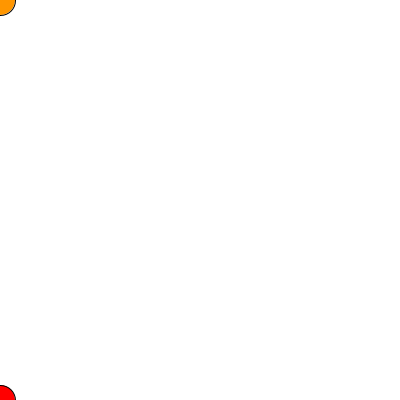
Frame 1 (no input)
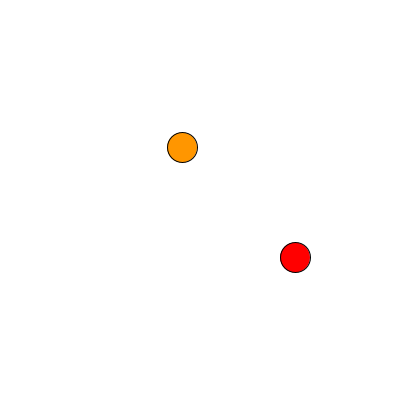
Frame 60 (the mouse pressed at the canvas centre just before this capture)
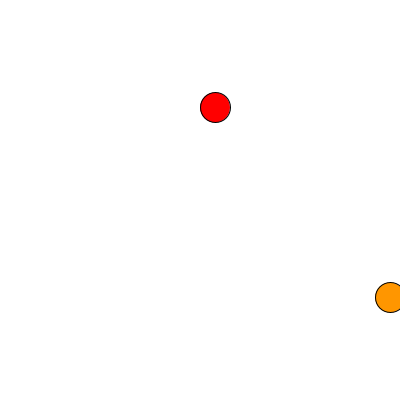
Frame 120 (the mouse held since frame 60 and released just before this capture)

The Processing sketch that drew these frames (run headless with seeded random() and noise(); from frame 60 on, the mouse is pressed at the canvas centre):

// Processing sketch: aaa_bouncing_balls_and_comments_about_Class_and_Objects
// ── aaa_bouncing_balls_and_comments_about_Class_and_Objects.pde
class Ball{ // A class is something that has data for our object and the functionality(methods) of it.
  // Data
  float x;
  float y;
  float xspeed;
  float yspeed;
  
  // Constructor
  // The Constructor is the moment the object is born, so when we give it these parameters we tell it to be born
  // with these values from the start.
  Ball(float xstart, float ystart, float speedX, float speedY){
    x = xstart;
    y = ystart;
    xspeed = speedX;
    yspeed = speedY;
  }
   
   // Method for displaying the ball, its width, height and color
   void displayBall(float w, float h, color c){
     stroke(0);
     fill(c);
     ellipse(x,y,w,h);
   }
   // Method for the speed of the ball, both on the x-axis and y-axis
   void speed(){
     println(xspeed);
     x = x + xspeed;
     y = y + yspeed;
   }
   // Method for checking when the balls hit the edges, if they hit either the left or right edge they will bounce
   // back, and if they hit either the top or bottom they will also bounce back.
   void checkEdges(){
     if(x > width || x < 0){
       xspeed = xspeed * -1;
     }
     if(y > height || y < 0){
       yspeed = yspeed * -1;
     }
   }
}

// ── Call_ball.pde
// Declaring the object "b" and "b2" and giving them the type of Ball, Ball is a type we made.
Ball b;
Ball b2;

void setup(){
  // We initialize our object. "b" and "b2" are both new instances of our "Ball" object.
  size(400,400);
  // The Ball() part is calling our constructor that we made in our Class Ball.
  b = new Ball(0,0,second(),2.5);
  b2 = new Ball(0,400,5,2.5);
}

void draw(){
  // Using dot syntax to call a function/method on our object of ball b and ball b2
  background(255);
  b.displayBall(30,30,color(255,150,0));
  b.speed();
  b.checkEdges();
  
  b2.displayBall(30,30,color(255,0,0));
  b2.speed();
  b2.checkEdges();
}
